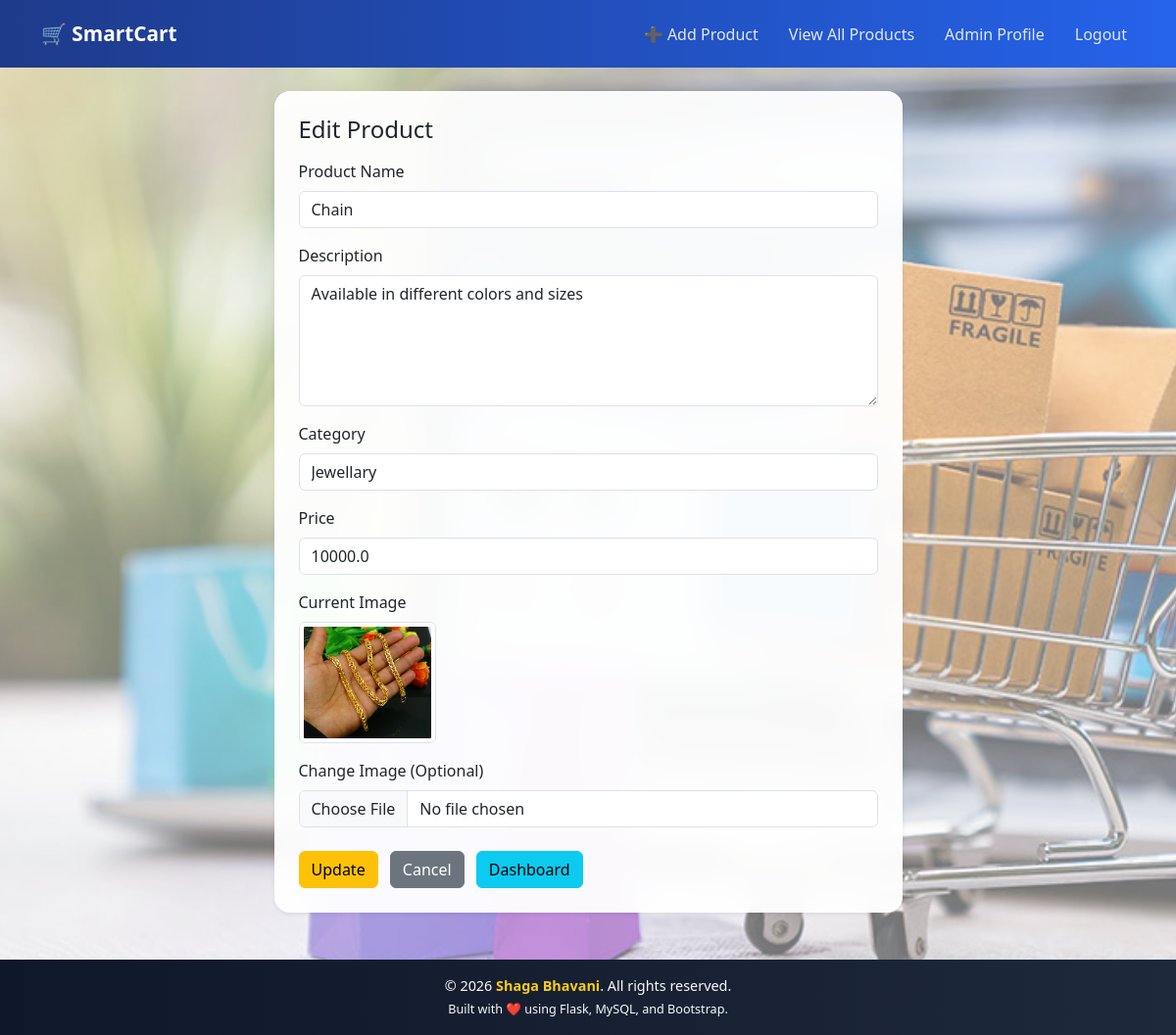
The app's page /admin/update-item/6 (signed in) with its own data.
### tables this page shows
CREATE TABLE products (
    product_id INTEGER PRIMARY KEY AUTOINCREMENT,
    name TEXT,
    description TEXT,
    category TEXT,
    price REAL,
    image TEXT
, admin_id INTEGER);

### app.py (the view)
@app.route('/admin/update-item/<int:item_id>', methods=['GET'])
def update_item_page(item_id):
    if 'admin_id' not in session:
        flash("Please login!", "danger")
        return redirect('/admin-login')
    conn = get_db_connection()
    cursor = conn.cursor()
    cursor.execute("SELECT * FROM products WHERE product_id = ?", (item_id,))
    product = cursor.fetchone()
    cursor.close()
    conn.close()
    if not product:
        flash("Product not found!", "danger")
        return redirect('/admin/item-list')
    return render_template("admin/update_item.html", product=product)

### app.py (called while the page is built)
def get_db_connection():
    conn = sqlite3.connect("smartcart.db")
    conn.row_factory = sqlite3.Row
    return conn

### templates/admin/update_item.html (shortened to what this page needs)
{% extends 'base.html' %}
{% block content %}
<div class="row justify-content-center">
  <div class="col-md-8 col-lg-7">
    <div class="card shadow-sm">
      <div class="card-body p-4">
        <h4 class="mb-3">Edit Product</h4>
        <form method="POST"
              action="/admin/update-item/{{ product.product_id }}"
              enctype="multipart/form-data">
          <div class="mb-3">
            <label class="form-label">Product Name</label>
            <input
              name="name"
              class="form-control"
              value="{{ product.name }}"
              required>
          </div>
          <div class="mb-3">
            <label class="form-label">Description</label>
            <textarea
              name="description"
              rows="5"
              class="form-control"
              required>{{ product.description }}</textarea>
          </div>
          <div class="mb-3">
            <label class="form-label">Category</label>
            <input
              name="category"
              class="form-control"
              value="{{ product.category }}"
              required>
          </div>
          <div class="mb-3">
            <label class="form-label">Price</label>
            <input
              type="number"
              step="0.01"
              name="price"
              class="form-control"
              value="{{ product.price }}"
              required>
          </div>
          <div class="mb-3">
            <label class="form-label">Current Image</label><br>
            <img
              src="/static/uploads/product_images/{{ product.image }}"
              class="img-thumbnail"
              width="140">
          </div>
          <div class="mb-4">
            <label class="form-label">Change Image (Optional)</label>
            <input
              type="file"
              name="image"
              class="form-control"
              accept="image/*">
          </div>
          <button class="btn btn-warning" type="submit">
            Update
          </button>
          <a class="btn btn-secondary ms-2" href="/admin/item-list">
            Cancel
          </a>
          <a class="btn btn-info ms-2" href="{{ url_for('admin_dashboard') }}">
            Dashboard
          </a>
        </form>
      </div>
    </div>
  </div>
</div>
{% endblock %}

### static/style.css (style rules this page uses)
body { margin: 0; font-family: 'Segoe UI', Tahoma, sans-serif; background: linear-gradient( 135deg, rgba(99, 102, 241, 0.45), rgba(56, 189, 248, 0.45), rgba(34, 197, 94, 0.45) ); background-image: url("./bg.jpg"); background-size: cover; background-position: center; background-repeat: no-repeat; background-attachment: fixed; min-height: 100vh; }
.card { background: rgba(255, 255, 255, 0.9); backdrop-filter: blur(14px); -webkit-backdrop-filter: blur(14px); border-radius: 16px; border: 1px solid rgba(255, 255, 255, 0.5); box-shadow: 0 20px 40px rgba(0,0,0,0.18); }
body { background-image: url("./bg.jpg"); background-size: cover; background-position: center; background-repeat: no-repeat; background-attachment: fixed; }
.card { background: rgba(255, 255, 255, 0.95); }

### records on screen
products: name "Chain", description "Available in different colors and sizes", category "Jewellary", price "10000.0", image (picture)
